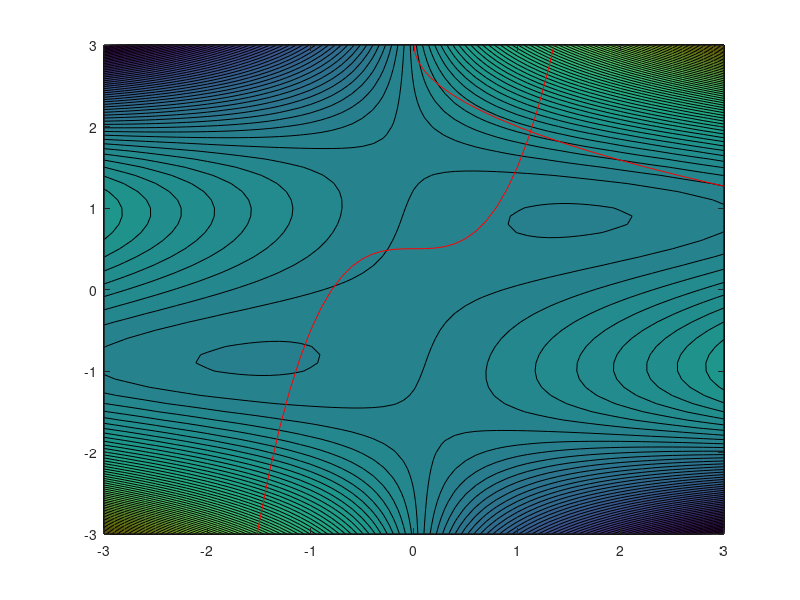

Write the MATLAB code that produced this figure. (Note: this script raises an error after producing the figure.)
clc;
clear;
close all;
format long;

[x, y] = meshgrid(-3.0:0.1:3.0, -3.0:0.1:3.0);
z = 2*x.^2 + 4*x.*y.^3 - 10*x.*y + y.^2;
contourf(x, y, z, 100);
hold on

fun = @(x) 2*x(1)^2 + 4*x(1)*x(2)^3 - 10*x(1)*x(2) + x(2)^2;

xx = -3.0:0.1:3.0;
yy = 9 + xx.^2 - xx.*6;
plot(yy, xx, 'r');
axis([-3.0 3.0 -3.0 3.0]);

xx2 = -3.0:0.1:3.0;
yy2 = 0.5 + xx2.^3;
plot(xx2, yy2, 'r');
axis([-3.0 3.0 -3.0 3.0]);

options = optimoptions('fmincon', 'Display', 'iter', 'TolFun', 1e-5, 'TolX', 1e-5, 'TolCon', 1e-4, 'PlotFcns', @optimplotconstrviolation);

x0 = [2.0, 0.0];
A = [];
b = [];

Aeq = [];
beq = [];

lb = [];
ub = [];

nonlcon = [];
[x, fval, exitflag, output] = fmincon(fun, x0, A, b, Aeq, beq, lb, ub, @cons1, options)

figure(1)
[xsol,fval,history,searchdir] = runfmincon1;

figure(1)
hold on
scatter(x(1),x(2),'r*');
plot(1.5137969, 0.85948015, 'ow');
plot(-1.5137969, -0.85948015, 'ow');

g1tolcon = -x(1) + (x(2)- 3).^2
g2tolcon = -x(2) + x(1).^3 + 0.5